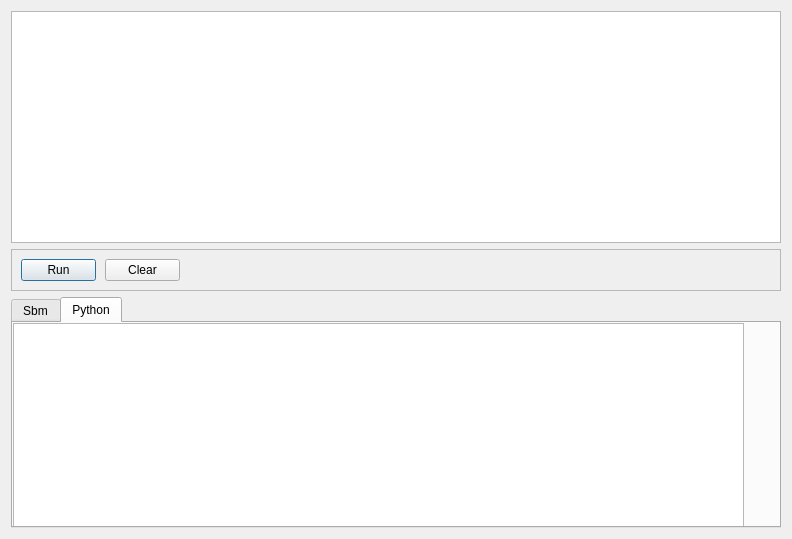
<?xml version="1.0" encoding="UTF-8"?>
<ui version="4.0">
 <class>CommandDialog</class>
 <widget class="QDialog" name="CommandDialog">
  <property name="geometry">
   <rect>
    <x>0</x>
    <y>0</y>
    <width>747</width>
    <height>539</height>
   </rect>
  </property>
  <property name="windowTitle">
   <string>Dialog</string>
  </property>
  <property name="layoutDirection">
   <enum>Qt::LeftToRight</enum>
  </property>
  <layout class="QVBoxLayout" name="verticalLayout">
   <item>
    <widget class="QPlainTextEdit" name="outputTextEdit">
     <property name="readOnly">
      <bool>true</bool>
     </property>
    </widget>
   </item>
   <item>
    <widget class="QFrame" name="frame">
     <property name="layoutDirection">
      <enum>Qt::LeftToRight</enum>
     </property>
     <property name="frameShape">
      <enum>QFrame::StyledPanel</enum>
     </property>
     <property name="frameShadow">
      <enum>QFrame::Raised</enum>
     </property>
     <layout class="QHBoxLayout" name="horizontalLayout">
      <property name="spacing">
       <number>9</number>
      </property>
      <property name="leftMargin">
       <number>9</number>
      </property>
      <property name="rightMargin">
       <number>600</number>
      </property>
      <item>
       <widget class="QPushButton" name="runButton">
        <property name="maximumSize">
         <size>
          <width>75</width>
          <height>16777215</height>
         </size>
        </property>
        <property name="text">
         <string>Run</string>
        </property>
       </widget>
      </item>
      <item>
       <widget class="QPushButton" name="clearTopButton">
        <property name="maximumSize">
         <size>
          <width>75</width>
          <height>16777215</height>
         </size>
        </property>
        <property name="text">
         <string>Clear</string>
        </property>
       </widget>
      </item>
     </layout>
    </widget>
   </item>
   <item>
    <widget class="QTabWidget" name="tabWidget">
     <property name="currentIndex">
      <number>1</number>
     </property>
     <widget class="QWidget" name="sbmTab">
      <attribute name="title">
       <string>Sbm</string>
      </attribute>
      <widget class="QPlainTextEdit" name="sbmTextEdit">
       <property name="geometry">
        <rect>
         <x>0</x>
         <y>0</y>
         <width>731</width>
         <height>241</height>
        </rect>
       </property>
      </widget>
     </widget>
     <widget class="QWidget" name="pythonTab">
      <attribute name="title">
       <string>Python</string>
      </attribute>
      <widget class="QPlainTextEdit" name="pythonTextEdit">
       <property name="geometry">
        <rect>
         <x>0</x>
         <y>0</y>
         <width>731</width>
         <height>211</height>
        </rect>
       </property>
      </widget>
     </widget>
    </widget>
   </item>
  </layout>
 </widget>
 <resources/>
 <connections/>
</ui>
